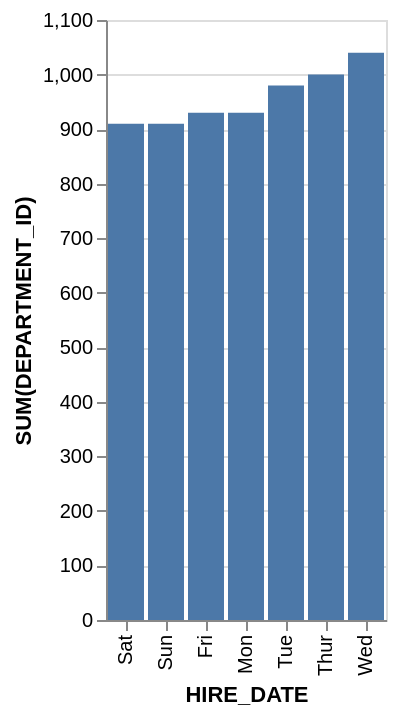

The Vega-Lite source for this figure:
### Vega-Lite specification from a JSON file in a GitHub repository (floating-point values rounded to 4 significant figures)
{"data": {"values": [{"x_data": "Sat", "y_data": 910}, {"x_data": "Sun", "y_data": 910}, {"x_data": "Fri", "y_data": 930}, {"x_data": "Mon", "y_data": 930}, {"x_data": "Tue", "y_data": 980}, {"x_data": "Thur", "y_data": 1000}, {"x_data": "Wed", "y_data": 1040}]}, "mark": "bar", "encoding": {"x": {"field": "x_data", "type": "nominal", "title": "HIRE_DATE", "sort": {"op": "sum", "field": "y_data", "order": "ascending"}}, "y": {"field": "y_data", "type": "quantitative", "title": "SUM(DEPARTMENT_ID)"}}}
